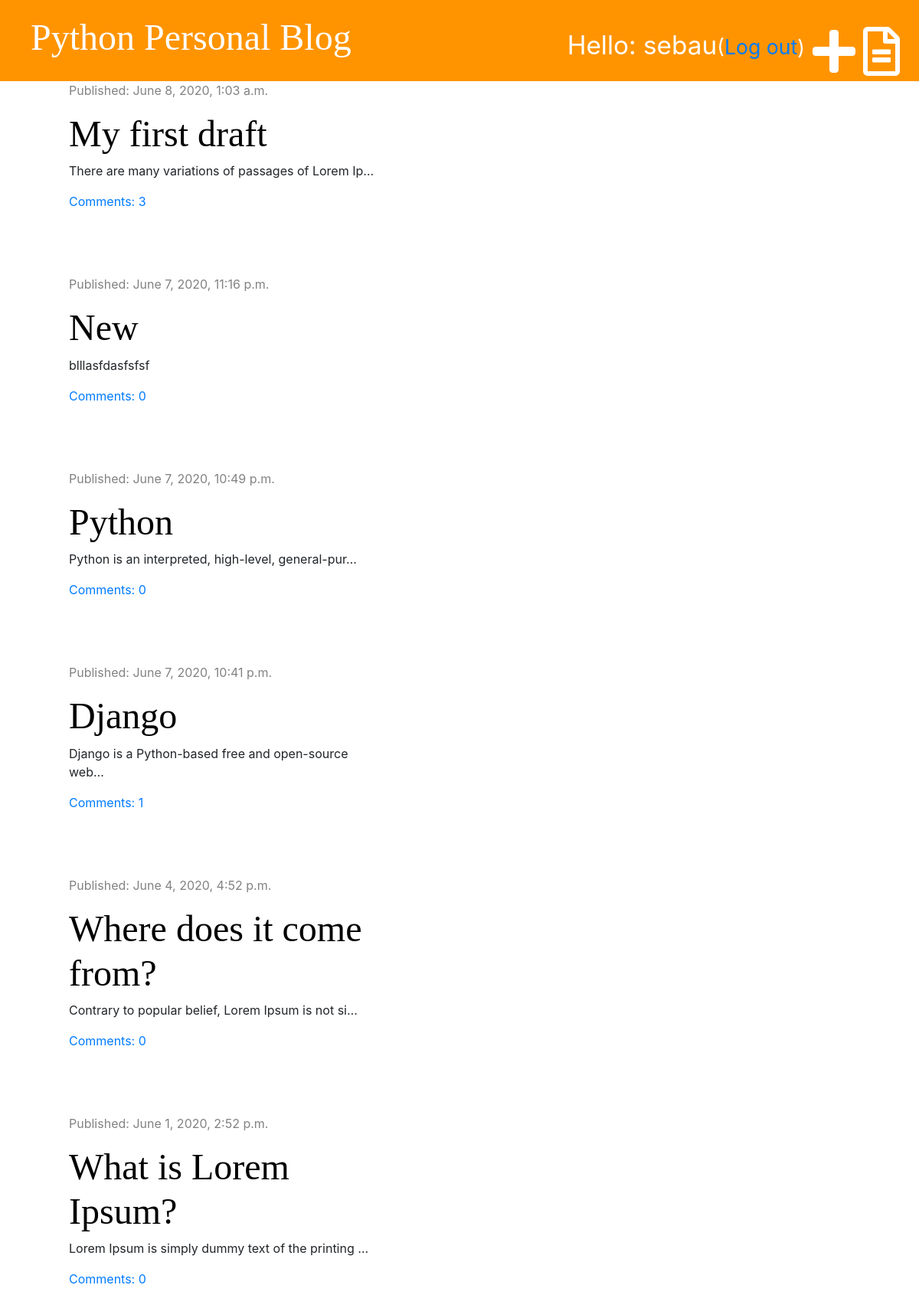
The app's page / (signed in) with its own data.
### blog/models.py (models this page shows, shortened)
class Post(models.Model):
    author = models.ForeignKey('auth.User', on_delete=models.CASCADE)
    title = models.CharField(max_length=200)
    text = models.TextField()
    create_date = models.DateTimeField(default=timezone.now)
    published_date = models.DateTimeField(blank=True, null=True)
    def approved_comments(self):
        return self.comments.filter(approved=True)

### blog/views.py (the view)
# urls.py: path('', views.post_list, name='post_list'),
def post_list(request):
    posts = Post.objects.filter(published_date__lte=timezone.now()).order_by('-published_date')
    return render(request, 'blog/post_list.html', {'posts': posts})

### blog/templates/blog/post_list.html (shortened to what this page needs)
{% extends 'blog/base.html' %}
{% block content %}
{% for post in posts %}
<div class="post">
  <div class="date">
    <p>Published: {{post.published_date}}</p>
  </div>
  <h1>
    <a href="{% url 'post_detail' pk=post.pk %}">{{post.title}}</a>
  </h1>
  <p>
    {{post.text | truncatechars:50 | linebreaksbr}}
  </p>
  <a href="{% url 'post_detail' pk=post.pk %}">Comments: {{post.approved_comments.count}}</a>
</div>
<br />
{% endfor %}
{% endblock %}

### blog/templates/blog/base.html (shortened to what this page needs)
{% load static %}
<!DOCTYPE html>
<html lang="en">
<head>
    <link href="https://stackpath.bootstrapcdn.com/bootstrap/4.5.0/css/bootstrap.min.css" rel="stylesheet"
>
    <link rel="stylesheet" href="//maxcdn.bootstrapcdn.com/bootstrap/3.2.0/css/bootstrap-theme.min.css" />
    <link rel="stylesheet" href="https://use.fontawesome.com/releases/v5.13.0/css/all.css"
>
    <link rel="stylesheet" type="text/css" href="{% static 'css/blog.css' %}">
</head>
<body>
    <div class="page-header">
        {% if user.is_authenticated %}
        <a href="{% url 'draft_list' %}" class="top-menu"><i class="far fa-file-alt fa-4x"></i></a>
        <a href="{% url 'post_new' %}" class="top-menu"><i class="fas fa-plus fa-4x"></i></a>
        <p class="top-menu">Hello: {{user.username}}<small>(<a href="{% url 'logout' %}">Log out</a>)</small></p>
        {% else %}
        <a href="{% url 'login' %}" class="top-menu"><i class="fas fa-sign-in-alt fa-4x"></i></a>
        {% endif %}
        <h1><a href="{% url 'post_list' %}">Python Personal Blog</a></h1>
    </div>
    <div class="content container">
        <div class="row">
            <div class="col-md-8">
                {% block content %} {% endblock %}
            </div>
        </div>
    </div>
</body>
</html>

### blog/static/css/blog.css (style rules this page uses)
.page-header { background-color: #ff9400; margin-top: 0; padding: 20px 20px 20px 40px; }
.page-header h1, .page-header h1 a { color: #ffffff; font-size: 36pt; text-decoration: none; }
.page-header p { font-size: 25pt; }
.content { margin-left: 60px; }
.post { margin-bottom: 60px; }
.post h1 a { color: black; }
.date { color: #828282; }
h1, h2, h3, h4 { font-family: 'Tangerine', 'Inconsolata', 'Droid Sans', serif; font-size: 48px; }
.top-menu { float: right; color: white; margin-top: 10px; padding: 5px; }

### records on screen
Post: published_date "June 8, 2020, 1:03 a.m.", title "My first draft", text "There are many variations of passages of Lorem Ip…", approved_comments.count "3"
Post: published_date "June 7, 2020, 11:16 p.m.", title "New", text "blllasfdasfsfsf", approved_comments.count "0"
Post: published_date "June 7, 2020, 10:49 p.m.", title "Python", text "Python is an interpreted, high-level, general-pur…", approved_comments.count "0"
Post: published_date "June 7, 2020, 10:41 p.m.", title "Django", text "Django is a Python-based free and open-source web…", approved_comments.count "1"
Post: published_date "June 4, 2020, 4:52 p.m.", title "Where does it come from?", text "Contrary to popular belief, Lorem Ipsum is not si…", approved_comments.count "0"
Post: published_date "June 1, 2020, 2:52 p.m.", title "What is Lorem Ipsum?", text "Lorem Ipsum is simply dummy text of the printing …", approved_comments.count "0"

### other values on screen
{{ user.username }} "sebau"
